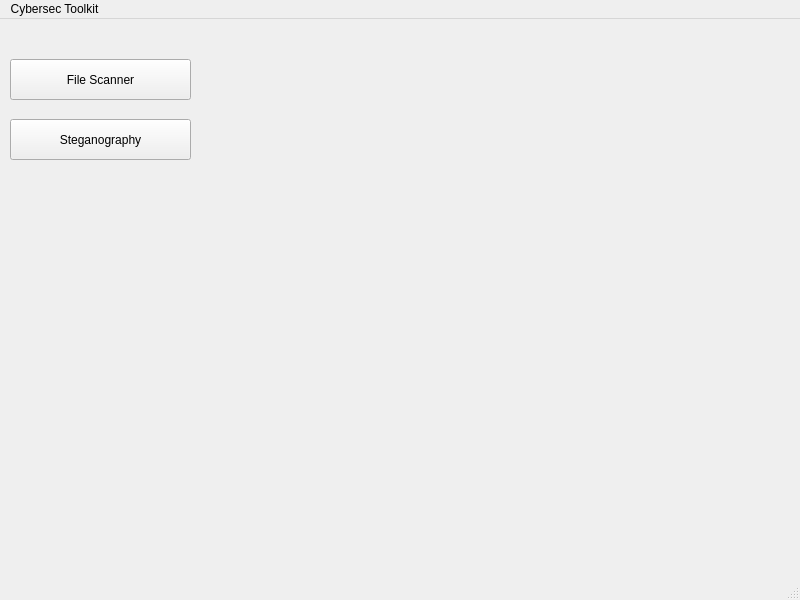
<?xml version="1.0" encoding="UTF-8"?>
<ui version="4.0">
 <class>MainWindow</class>
 <widget class="QMainWindow" name="MainWindow">
  <property name="geometry">
   <rect>
    <x>0</x>
    <y>0</y>
    <width>800</width>
    <height>600</height>
   </rect>
  </property>
  <property name="windowTitle">
   <string>MainWindow</string>
  </property>
  <widget class="QWidget" name="centralwidget">
   <widget class="QPushButton" name="fileScanButton">
    <property name="geometry">
     <rect>
      <x>10</x>
      <y>40</y>
      <width>181</width>
      <height>41</height>
     </rect>
    </property>
    <property name="maximumSize">
     <size>
      <width>181</width>
      <height>51</height>
     </size>
    </property>
    <property name="text">
     <string>File Scanner</string>
    </property>
   </widget>
   <widget class="QPushButton" name="stegButton">
    <property name="geometry">
     <rect>
      <x>10</x>
      <y>100</y>
      <width>181</width>
      <height>41</height>
     </rect>
    </property>
    <property name="text">
     <string>Steganography</string>
    </property>
   </widget>
   <widget class="QStackedWidget" name="stackedWidget">
    <property name="geometry">
     <rect>
      <x>240</x>
      <y>20</y>
      <width>541</width>
      <height>521</height>
     </rect>
    </property>
    <property name="currentIndex">
     <number>0</number>
    </property>
    <widget class="QWidget" name="page_1"/>
    <widget class="QWidget" name="page_2">
     <widget class="QPushButton" name="fileButton">
      <property name="geometry">
       <rect>
        <x>170</x>
        <y>260</y>
        <width>80</width>
        <height>24</height>
       </rect>
      </property>
      <property name="text">
       <string>Select File</string>
      </property>
     </widget>
     <widget class="QPushButton" name="scanButton">
      <property name="geometry">
       <rect>
        <x>310</x>
        <y>260</y>
        <width>80</width>
        <height>24</height>
       </rect>
      </property>
      <property name="text">
       <string>Scan File</string>
      </property>
     </widget>
    </widget>
   </widget>
  </widget>
  <widget class="QMenuBar" name="menubar">
   <property name="geometry">
    <rect>
     <x>0</x>
     <y>0</y>
     <width>800</width>
     <height>21</height>
    </rect>
   </property>
   <widget class="QMenu" name="menuCybersec_Toolkit">
    <property name="title">
     <string>Cybersec Toolkit</string>
    </property>
   </widget>
   <addaction name="menuCybersec_Toolkit"/>
  </widget>
  <widget class="QStatusBar" name="statusbar"/>
 </widget>
 <resources/>
 <connections/>
</ui>
